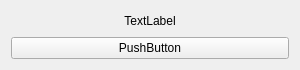
<?xml version="1.0" encoding="UTF-8"?>
<ui version="4.0">
 <class>myForm</class>
 <widget class="QWidget" name="myForm">
  <property name="geometry">
   <rect>
    <x>0</x>
    <y>0</y>
    <width>300</width>
    <height>70</height>
   </rect>
  </property>
  <property name="windowTitle">
   <string>Form</string>
  </property>
  <layout class="QHBoxLayout" name="horizontalLayout">
   <item>
    <layout class="QVBoxLayout" name="verticalLayout_2">
     <item>
      <widget class="QLabel" name="label">
       <property name="text">
        <string>TextLabel</string>
       </property>
       <property name="alignment">
        <set>Qt::AlignCenter</set>
       </property>
      </widget>
     </item>
     <item>
      <widget class="QPushButton" name="btnQuit">
       <property name="text">
        <string>PushButton</string>
       </property>
      </widget>
     </item>
    </layout>
   </item>
  </layout>
 </widget>
 <resources/>
 <connections/>
</ui>
